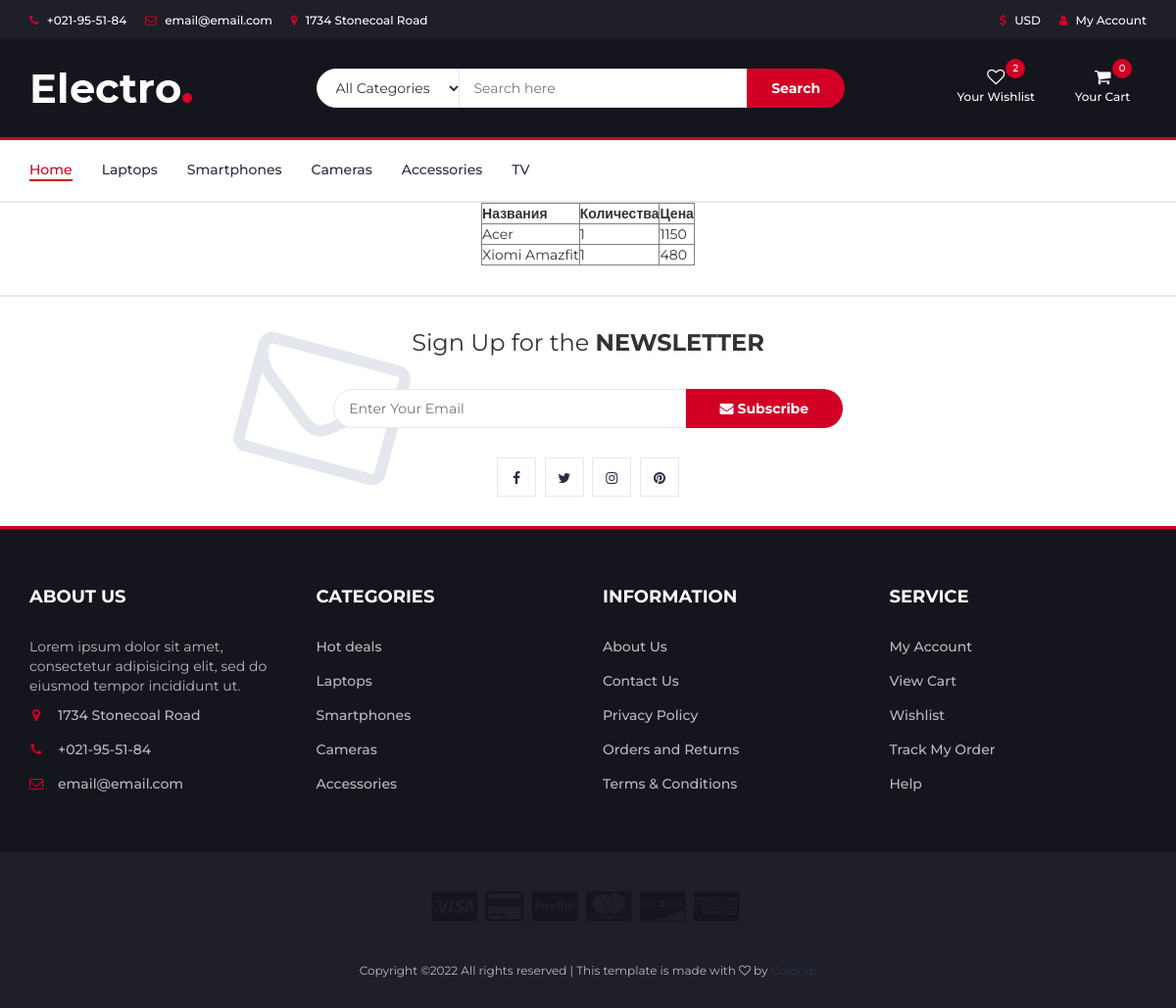
Page /orders/6 on the committed database.
### main/models.py (models this page shows, shortened)
class Category(models.Model):
    title = models.CharField(max_length=300)
    logo = models.ImageField(upload_to='uploads')
    is_main = models.BooleanField()

class CartItem(models.Model):
    product = models.ForeignKey(Product, on_delete=models.CASCADE)
    amount = models.IntegerField(default=0)
    product_price = models.IntegerField(default=0)
    cart = models.ForeignKey(Cart, on_delete=models.CASCADE)
    status = models.IntegerField(default=0)

class Product(models.Model):
    title = models.CharField(max_length=300)
    views = models.IntegerField(default=0)
    rating = models.FloatField(default=0.0)
    old_price = models.IntegerField(default=0)
    new_price = models.IntegerField(default=0)
    size = models.ForeignKey('Size', on_delete=models.CASCADE, null=True)
    color = models.ForeignKey('Color', on_delete=models.CASCADE, null=True)
    category = models.ForeignKey(Category, on_delete=models.CASCADE)
    logo = models.ImageField(upload_to='uploads')
    discount = models.IntegerField(default=0)
    is_new = models.BooleanField()
    is_best_seller = models.BooleanField()
    short_description = models.TextField(max_length=500)
    description = models.TextField(max_length=1000, null=True)
    details = models.TextField(max_length=1000, null=True)

### main/views.py (the view)
# urls.py: path('orders/<int:order_id>', views.orderItemHandler),
def orderItemHandler(request, order_id):
	categories = Category.objects.all()
	order_items = CartItem.objects.filter(status=0).filter(cart__id=order_id)
	context = {
		'categories':categories,
		'order_items':order_items
	}
	return render(request, 'order_item.html',context)

### templates/order_item.html
{% extends 'main.html' %}
{% block content %}
    <table border="1" style="margin:0 auto">
        <tr>
            <th>Названия</th>
            <th>Количества</th>
            <th>Цена</th>
        </tr>
        {% for oi in order_items %}
            <tr>
                <td>{{ oi.product.title }}</td>
                <td>{{ oi.amount }}</td>
                <td>{{ oi.product_price }}</td>
            </tr>
        {% endfor %}
    </table>
{% endblock %}

### templates/main.html (shortened to what this page needs)
{% load static %}
<!DOCTYPE html>
<html lang="en">
	<head>
		<link type="text/css" rel="stylesheet" href="{% static 'css/bootstrap.min.css' %}"/>
		<link type="text/css" rel="stylesheet" href="{% static 'css/slick.css' %}"/>
		<link type="text/css" rel="stylesheet" href="{% static 'css/slick-theme.css' %}"/>
		<link type="text/css" rel="stylesheet" href="{% static 'css/nouislider.min.css' %}"/>
		<link rel="stylesheet" href="{% static 'css/font-awesome.min.css' %}">
		<link href="//maxcdn.bootstrapcdn.com/font-awesome/4.1.0/css/font-awesome.min.css" rel="stylesheet"/>
		<link type="text/css" rel="stylesheet" href="{% static 'css/style.css' %}"/>
	</head>
	<body>
		{% load tags-library %}
		<header>
			<div id="top-header">
				<div class="container">
					<ul class="header-links pull-left">
						<li><a href="#"><i class="fa fa-phone"></i> +021-95-51-84</a></li>
						<li><a href="#"><i class="fa fa-envelope-o"></i> email@email.com</a></li>
						<li><a href="#"><i class="fa fa-map-marker"></i> 1734 Stonecoal Road</a></li>
					</ul>
					<ul class="header-links pull-right">
						<li><a href="#"><i class="fa fa-dollar"></i> USD</a></li>
						<li><a href="#"><i class="fa fa-user"></i> My Account</a></li>
					</ul>
				</div>
			</div>
			<div id="header">
				<div class="container">
					<div class="row">
						<div class="col-md-3">
							<div class="header-logo">
								<a href="{% url 'index' %}" class="logo">
									<img src="/media/img/logo.png" alt="">
								</a>
							</div>
						</div>
						<div class="col-md-6">
							<div class="header-search">
								<form method="GET" action="/products">
									<select class="input-select" name={{category_id}}>
										<option value="0">All Categories</option>
									<input class="input" name="q" placeholder="Search here" value="{{search_value}}">
									<button class="search-btn">Search</button>
								</form>
							</div>
						</div>
						<div class="col-md-3 clearfix">
							<div class="header-ctn">
								<div>
									<a href="#">
										<i class="fa fa-heart-o"></i>
										<span>Your Wishlist</span>
										<div class="qty">2</div>
									</a>
								</div>
								<div class="dropdown">
									<a class="dropdown-toggle" data-toggle="dropdown" aria-expanded="true">
										<i class="fa fa-shopping-cart"></i>
										<span>Your Cart</span>
										<div class="qty">{% if cart %} {{cart.amount | to_int}} {% else %}0{% endif %}</div>
									</a>
								</div>
							</div>
						</div>
					</div>
				</div>
			</div>
		</header>
		<nav id="navigation">
			<div class="container">
				<div id="responsive-nav">
					<ul class="main-nav nav navbar-nav">
						<li {% if not active_category %} class="active" {% endif %}><a href="{% url 'index' %}">Home</a></li>
						{% for category in categories %}
							<li {% if active_category and active_category.id == category.id %} class="active" {% endif %}><a href="/products/?category_id={{category.id}}">{{category.title}}</a></li>
						{% endfor %}
					</ul>
				</div>
			</div>
		</nav>
		{% block content %}
		{% endblock content %}
		<div id="newsletter" class="section">
			<div class="container">
				<div class="row">
					<div class="col-md-12">
						<div class="newsletter">
							<p>Sign Up for the <strong>NEWSLETTER</strong></p>
							<form>
								<input class="input" type="email" placeholder="Enter Your Email">
								<button class="newsletter-btn"><i class="fa fa-envelope"></i> Subscribe</button>
							</form>
							<ul class="newsletter-follow">
								<li>
									<a href="#"><i class="fa fa-facebook"></i></a>
								</li>
								<li>
									<a href="#"><i class="fa fa-twitter"></i></a>
								</li>
								<li>
									<a href="#"><i class="fa fa-instagram"></i></a>
								</li>
								<li>
									<a href="#"><i class="fa fa-pinterest"></i></a>
								</li>
							</ul>
						</div>
					</div>
				</div>
			</div>
		</div>
		<footer id="footer">
			<div class="section">
				<div class="container">
					<div class="row">
						<div class="col-md-3 col-xs-6">
							<div class="footer">
								<h3 class="footer-title">About Us</h3>
								<p>Lorem ipsum dolor sit amet, consectetur adipisicing elit, sed do eiusmod tempor incididunt ut.</p>
								<ul class="footer-links">
									<li><a href="#"><i class="fa fa-map-marker"></i>1734 Stonecoal Road</a></li>
									<li><a href="#"><i class="fa fa-phone"></i>+021-95-51-84</a></li>
									<li><a href="#"><i class="fa fa-envelope-o"></i>email@email.com</a></li>
								</ul>
							</div>
						</div>
						<div class="col-md-3 col-xs-6">
							<div class="footer">
								<h3 class="footer-title">Categories</h3>
								<ul class="footer-links">
									<li><a href="#">Hot deals</a></li>
									<li><a href="#">Laptops</a></li>
									<li><a href="#">Smartphones</a></li>
									<li><a href="#">Cameras</a></li>
									<li><a href="#">Accessories</a></li>
								</ul>
							</div>
						</div>
						<div class="col-md-3 col-xs-6">
							<div class="footer">
								<h3 class="footer-title">Information</h3>
								<ul class="footer-links">
									<li><a href="#">About Us</a></li>
									<li><a href="#">Contact Us</a></li>
									<li><a href="#">Privacy Policy</a></li>
									<li><a href="#">Orders and Returns</a></li>
									<li><a href="#">Terms & Conditions</a></li>
								</ul>
							</div>
						</div>
						<div class="col-md-3 col-xs-6">
							<div class="footer">
								<h3 class="footer-title">Service</h3>
								<ul class="footer-links">
									<li><a href="#">My Account</a></li>
									<li><a href="#">View Cart</a></li>
									<li><a href="#">Wishlist</a></li>
									<li><a href="#">Track My Order</a></li>
									<li><a href="#">Help</a></li>
								</ul>
							</div>
						</div>
					</div>
				</div>
			</div>
			<div id="bottom-footer" class="section">
				<div class="container">
					<div class="row">
						<div class="col-md-12 text-center">
							<ul class="footer-payments">
								<li><a href="#"><i class="fa fa-cc-visa"></i></a></li>
								<li><a href="#"><i class="fa fa-credit-card"></i></a></li>
								<li><a href="#"><i class="fa fa-cc-paypal"></i></a></li>
								<li><a href="#"><i class="fa fa-cc-mastercard"></i></a></li>
								<li><a href="#"><i class="fa fa-cc-discover"></i></a></li>
								<li><a href="#"><i class="fa fa-cc-amex"></i></a></li>
							</ul>
							<span class="copyright">
								Copyright &copy;<script>document.write(new Date().getFullYear());</script> All rights reserved | This template is made with <i class="fa fa-heart-o" aria-hidden="true"></i> by <a href="https://colorlib.com" target="_blank">Colorlib</a>
							</span>
						</div>
					</div>
				</div>
			</div>
		</footer>
	</body>
</html>

### static/css/style.css (style rules this page uses)
body { font-family: 'Montserrat', sans-serif; font-weight: 400; color: #333; }
h1, h2, h3, h4, h5, h6 { color: #2B2D42; font-weight: 700; margin: 0 0 10px; }
a { color: #2B2D42; font-weight: 500; -webkit-transition: 0.2s color; transition: 0.2s color; }
ul, ol { margin: 0; padding: 0; list-style: none }
.input { height: 40px; padding: 0px 15px; border: 1px solid #E4E7ED; background-color: #FFF; width: 100%; }
.input-select { padding: 0px 15px; background: #FFF; border: 1px solid #E4E7ED; height: 40px; }
.section { padding-top: 30px; padding-bottom: 30px; }
#top-header { padding-top: 10px; padding-bottom: 10px; background-color: #1E1F29; }
.header-links li { display: inline-block; margin-right: 15px; font-size: 12px; }
.header-links li:last-child { margin-right: 0px; }
.header-links li a { color: #FFF; }
.header-links li i { color: #D10024; margin-right: 5px; }
#header { padding-top: 15px; padding-bottom: 15px; background-color: #15161D; }
.header-logo { float: left; }
.header-logo .logo img { display: block; }
.header-search { padding: 15px 0px; }
.header-search form { position: relative; }
.header-search form .input-select { margin-right: -4px; border-radius: 40px 0px 0px 40px; }
.header-search form .input { width: calc(100% - 260px); margin-right: -4px; }
.header-search form .search-btn { height: 40px; width: 100px; background: #D10024; color: #FFF; font-weight: 700; border: none; border-radius: 0px 40px 40px 0px; }
.header-ctn { float: right; padding: 15px 0px; }
.header-ctn>div { display: inline-block; }
.header-ctn>div+div { margin-left: 15px; }
.header-ctn>div>a { display: block; position: relative; width: 90px; text-align: center; color: #FFF; }
.header-ctn>div>a>i { display: block; font-size: 18px; }
.header-ctn>div>a>span { font-size: 12px; }
.header-ctn>div>a>.qty { position: absolute; right: 15px; top: -10px; width: 20px; height: 20px; line-height: 20px; text-align: center; border-radius: 50%; font-size: 10px; color: #FFF; background-color: #D10024; }
#navigation { background: #FFF; border-bottom: 2px solid #E4E7ED; border-top: 3px solid #D10024; }
.main-nav>li+li { margin-left: 30px }
.main-nav>li>a { padding: 20px 0px; }
.main-nav>li>a:hover, .main-nav>li>a:focus, .main-nav>li.active>a { color: #D10024; background-color: transparent; }
.main-nav>li>a:after { content: ""; display: block; width: 0%; height: 2px; background-color: #D10024; -webkit-transition: 0.2s all; transition: 0.2s all; }
.main-nav>li>a:hover:after, .main-nav>li>a:focus:after, .main-nav>li.active>a:after { width: 100%; }
#newsletter.section { border-top: 2px solid #E4E7ED; border-bottom: 3px solid #D10024; margin-top: 30px; }
.newsletter { text-align: center; }
.newsletter p { font-size: 24px; }
.newsletter form { position: relative; max-width: 520px; margin: 30px auto; }
.newsletter form:after { content: "\f003"; font-family: FontAwesome; position: absolute; font-size: 160px; color: #E4E7ED; top: 15px; -webkit-transform: translateY(-50%) rotate(15deg); -ms-transform: translateY(-50%) rotate(15deg); transform: translateY(-50%) rotate(15deg); z-index: -1; left: -90px; }
.newsletter form .input { width: calc(100% - 160px); margin-right: -4px; border-radius: 40px 0px 0px 40px; }
.newsletter form .newsletter-btn { width: 160px; height: 40px; font-weight: 700; background: #D10024; color: #FFF; border: none; border-radius: 0px 40px 40px 0px; }
.newsletter .newsletter-follow { text-align: center; }
.newsletter .newsletter-follow li { display: inline-block; margin-right: 5px; }
.newsletter .newsletter-follow li:last-child { margin-right: 0px; }
.newsletter .newsletter-follow li a { position: relative; display: block; width: 40px; height: 40px; text-align: center; line-height: 40px; border: 1px solid #E4E7ED; background-color: #FFF; -webkit-transition: 0.2s all; transition: 0.2s all; }
#footer { background: #15161D; color: #B9BABC; }
#bottom-footer { background: #1E1F29; }
.footer { margin: 30px 0px; }
.footer .footer-title { color: #FFF; text-transform: uppercase; font-size: 18px; margin: 0px 0px 30px; }
.footer-links li+li { margin-top: 15px; }
.footer-links li a { color: #B9BABC; }
.footer-links li i { margin-right: 15px; color: #D10024; width: 14px; text-align: center; }
.copyright { margin-top: 30px; display: block; font-size: 12px; }
.footer-payments li { display: inline-block; margin-right: 5px; }
.footer-payments li a { color: #15161D; font-size: 36px; display: block; }

### rows in the picture
Category: title "Laptops"
Category: title "Smartphones"
Category: title "Cameras"
Category: title "Accessories"
Category: title "TV"
CartItem: product "Acer", amount "1", product_price "1150"
CartItem: product "Xiomi Amazfit", amount "1", product_price "480"
